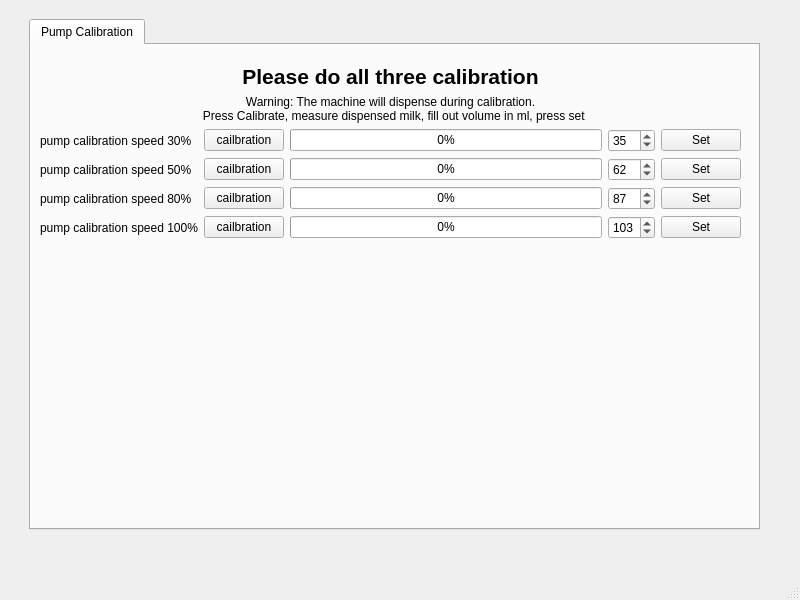
<?xml version="1.0" encoding="UTF-8"?>
<ui version="4.0">
 <class>FMU_Calibration</class>
 <widget class="QMainWindow" name="FMU_Calibration">
  <property name="geometry">
   <rect>
    <x>0</x>
    <y>0</y>
    <width>800</width>
    <height>600</height>
   </rect>
  </property>
  <property name="windowTitle">
   <string>MainWindow</string>
  </property>
  <widget class="QWidget" name="centralwidget">
   <widget class="QWidget" name="verticalLayoutWidget">
    <property name="geometry">
     <rect>
      <x>29</x>
      <y>19</y>
      <width>731</width>
      <height>511</height>
     </rect>
    </property>
    <layout class="QVBoxLayout" name="verticalLayout">
     <item>
      <widget class="QTabWidget" name="tabWidget">
       <property name="currentIndex">
        <number>0</number>
       </property>
       <widget class="QWidget" name="tab_pump">
        <attribute name="title">
         <string>Pump Calibration</string>
        </attribute>
        <widget class="QWidget" name="verticalLayoutWidget_2">
         <property name="geometry">
          <rect>
           <x>9</x>
           <y>19</y>
           <width>701</width>
           <height>431</height>
          </rect>
         </property>
         <layout class="QVBoxLayout" name="verticalLayout_2" stretch="1,0,0">
          <item>
           <widget class="QLabel" name="label">
            <property name="sizePolicy">
             <sizepolicy hsizetype="Preferred" vsizetype="Fixed">
              <horstretch>0</horstretch>
              <verstretch>0</verstretch>
             </sizepolicy>
            </property>
            <property name="font">
             <font>
              <pointsize>16</pointsize>
              <weight>75</weight>
              <bold>true</bold>
             </font>
            </property>
            <property name="text">
             <string>Please do all three calibration</string>
            </property>
            <property name="alignment">
             <set>Qt::AlignCenter</set>
            </property>
           </widget>
          </item>
          <item>
           <widget class="QLabel" name="label_6">
            <property name="text">
             <string>Warning: The machine will dispense during calibration.
  Press Calibrate, measure dispensed milk, fill out volume in ml, press set</string>
            </property>
            <property name="alignment">
             <set>Qt::AlignCenter</set>
            </property>
           </widget>
          </item>
          <item>
           <layout class="QGridLayout" name="gridLayout" columnstretch="2,0,0,0,0">
            <item row="2" column="2">
             <widget class="QProgressBar" name="pb_3">
              <property name="maximum">
               <number>10</number>
              </property>
              <property name="value">
               <number>0</number>
              </property>
             </widget>
            </item>
            <item row="1" column="1">
             <widget class="QPushButton" name="btn_cal_50">
              <property name="text">
               <string>cailbration</string>
              </property>
             </widget>
            </item>
            <item row="2" column="0">
             <widget class="QLabel" name="label_2">
              <property name="text">
               <string>pump calibration speed 80%</string>
              </property>
             </widget>
            </item>
            <item row="0" column="2">
             <widget class="QProgressBar" name="pb_1">
              <property name="maximum">
               <number>10</number>
              </property>
              <property name="value">
               <number>0</number>
              </property>
             </widget>
            </item>
            <item row="1" column="4">
             <widget class="QPushButton" name="btn_cal_spd_2">
              <property name="text">
               <string>Set</string>
              </property>
             </widget>
            </item>
            <item row="3" column="1">
             <widget class="QPushButton" name="btn_cal_100">
              <property name="text">
               <string>cailbration</string>
              </property>
             </widget>
            </item>
            <item row="3" column="0">
             <widget class="QLabel" name="label_5">
              <property name="text">
               <string>pump calibration speed 100%</string>
              </property>
             </widget>
            </item>
            <item row="2" column="4">
             <widget class="QPushButton" name="btn_cal_spd_3">
              <property name="text">
               <string>Set</string>
              </property>
             </widget>
            </item>
            <item row="3" column="3">
             <widget class="QDoubleSpinBox" name="sp_cal_spd_4">
              <property name="decimals">
               <number>0</number>
              </property>
              <property name="maximum">
               <double>150.000000000000000</double>
              </property>
              <property name="value">
               <double>103.000000000000000</double>
              </property>
             </widget>
            </item>
            <item row="1" column="2">
             <widget class="QProgressBar" name="pb_2">
              <property name="maximum">
               <number>10</number>
              </property>
              <property name="value">
               <number>0</number>
              </property>
             </widget>
            </item>
            <item row="0" column="4">
             <widget class="QPushButton" name="btn_cal_spd_1">
              <property name="text">
               <string>Set</string>
              </property>
             </widget>
            </item>
            <item row="0" column="0">
             <widget class="QLabel" name="label_4">
              <property name="sizePolicy">
               <sizepolicy hsizetype="Fixed" vsizetype="Preferred">
                <horstretch>0</horstretch>
                <verstretch>0</verstretch>
               </sizepolicy>
              </property>
              <property name="text">
               <string>pump calibration speed 30%</string>
              </property>
             </widget>
            </item>
            <item row="2" column="1">
             <widget class="QPushButton" name="btn_cal_80">
              <property name="text">
               <string>cailbration</string>
              </property>
             </widget>
            </item>
            <item row="0" column="1">
             <widget class="QPushButton" name="btn_cal_30">
              <property name="text">
               <string>cailbration</string>
              </property>
             </widget>
            </item>
            <item row="1" column="0">
             <widget class="QLabel" name="label_3">
              <property name="text">
               <string>pump calibration speed 50%</string>
              </property>
             </widget>
            </item>
            <item row="4" column="1">
             <spacer name="verticalSpacer">
              <property name="orientation">
               <enum>Qt::Vertical</enum>
              </property>
              <property name="sizeHint" stdset="0">
               <size>
                <width>20</width>
                <height>40</height>
               </size>
              </property>
             </spacer>
            </item>
            <item row="3" column="4">
             <widget class="QPushButton" name="btn_cal_spd_4">
              <property name="text">
               <string>Set</string>
              </property>
             </widget>
            </item>
            <item row="3" column="2">
             <widget class="QProgressBar" name="pb_4">
              <property name="maximum">
               <number>10</number>
              </property>
              <property name="value">
               <number>0</number>
              </property>
             </widget>
            </item>
            <item row="0" column="3">
             <widget class="QDoubleSpinBox" name="sp_cal_spd_1">
              <property name="decimals">
               <number>0</number>
              </property>
              <property name="maximum">
               <double>200.000000000000000</double>
              </property>
              <property name="value">
               <double>35.000000000000000</double>
              </property>
             </widget>
            </item>
            <item row="1" column="3">
             <widget class="QDoubleSpinBox" name="sp_cal_spd_2">
              <property name="decimals">
               <number>0</number>
              </property>
              <property name="maximum">
               <double>200.000000000000000</double>
              </property>
              <property name="value">
               <double>62.000000000000000</double>
              </property>
             </widget>
            </item>
            <item row="2" column="3">
             <widget class="QDoubleSpinBox" name="sp_cal_spd_3">
              <property name="decimals">
               <number>0</number>
              </property>
              <property name="maximum">
               <double>200.000000000000000</double>
              </property>
              <property name="value">
               <double>87.000000000000000</double>
              </property>
             </widget>
            </item>
           </layout>
          </item>
         </layout>
        </widget>
       </widget>
      </widget>
     </item>
    </layout>
   </widget>
  </widget>
  <widget class="QMenuBar" name="menubar">
   <property name="geometry">
    <rect>
     <x>0</x>
     <y>0</y>
     <width>800</width>
     <height>21</height>
    </rect>
   </property>
  </widget>
  <widget class="QStatusBar" name="statusbar"/>
 </widget>
 <resources/>
 <connections/>
</ui>
